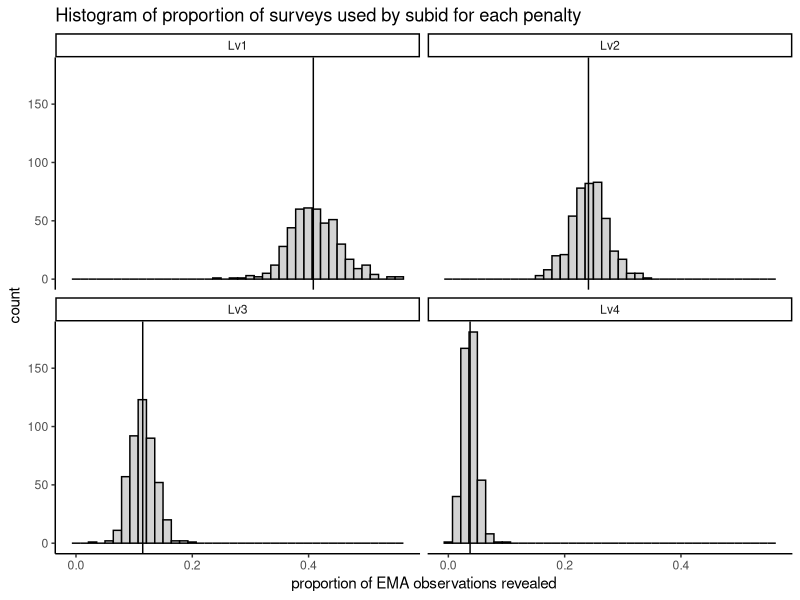

Here is the R script that generated this plot: (Note: this script raises an error after producing the figure.)
## ---- chunk 1
#| message: false
#| echo: false

# load libraries and read in data for printing results

library(tidyverse)
library(here)

theme_set(theme_classic())

aucs <- read_csv(here("data/auc_3_x_10.csv"),
                 show_col_types = FALSE)
posteriors <- read_csv(here("data/posteriors.csv"),
                       show_col_types = FALSE)
pp_tibble <- read_csv(here("data/pp_perf_tibble.csv"),
                       show_col_types = FALSE) |> 
  mutate(model = factor(model, 
                        levels = c("xgboost", "nn_full", "nn_lv1", 
                                   "nn_lv2", "nn_lv3", "nn_lv4"),
                        labels = c("xgboost", "no penalty", "Lv1", 
                                   "Lv2", "Lv3", "Lv4"))) 
contrasts <- read_csv(here("data/contrast.csv"),
                      show_col_types = FALSE)
freq <- read_csv(here("data/freq.csv"),
                      show_col_types = FALSE) |> 
  mutate(model = factor(model, 
                        levels = c("full", "lv1", 
                                   "lv2", "lv3", "lv4"),
                        labels = c("no penalty", "Lv1", 
                                   "Lv2", "Lv3", "Lv4")))
lapses <- read_csv(here("data/lapses.csv"),
                      show_col_types = FALSE)
## ---- chunk 2
#| label: fig-method
#| fig-cap: "Architecture for two-phase training."
#| fig-width: 6
#| fig-height: 3
#| echo: false 

knitr::include_graphics(path = here::here("figures/methods.png"), error = FALSE)
## ---- chunk 3
#| label: fig-ema
#| echo: false

freq |> 
  filter(model != "no penalty") |> 
  ggplot(aes(x = prop)) +
  geom_histogram(color = "black", fill = "light grey", bins = 40) +
  facet_wrap(~model) +
  geom_vline(aes(xintercept = med), freq |> 
               filter(model != "no penalty") |> 
               group_by(model) |> 
               mutate(med = median(prop))) +
  labs(title = "Histogram of proportion of surveys used by subid for each penalty",
       x = "proportion of EMA observations revealed")
## ---- chunk 4
#| echo: false

freq |>
  filter(model != "no penalty") |> 
  left_join(lapses, by = "subid") |> 
  ggplot(aes(x = prop, y = prop_lapse_days), alpha = .8) +
  geom_point() +
  facet_wrap(~model) +
  labs(title = "Relationship between lapses and survey frequency",
       x = "proportion of EMA surveys revealed",
       y = "proportion of study days with lapses")
## ---- chunk 5
#| echo: false

aucs |> 
  group_by(n_repeat) |> 
  summarise(across(xgboost:nn_lv4, ~median(.x))) |> 
  ungroup() |> 
  summarise(across(xgboost:nn_lv4, ~median(.x))) |> 
  glimpse() 
## ---- chunk 6
#| echo: false

pp_tibble |> 
  knitr::kable(digits = 3)
## ---- chunk 7
#| echo: false

pp_tibble |> 
  filter(model != "xgboost") |> 
  mutate(penalty = c(0, .02, .05, .08, .12)) |> 
  ggplot(aes(x = penalty, y = pp_median)) +
  geom_point(aes(color = model), size = 2) +
  geom_segment(mapping = aes(x = penalty, y = pp_lower, yend = pp_upper,
                             color = model), linewidth = .75) +
  scale_y_continuous("area under ROC curve", limits = c(.5, 1)) +
  scale_x_continuous("penalty for revealed EMA", 
                     breaks = c(0, .02, .04, .06, .08, .10, .12)) +
  scale_color_viridis_d(option = "D") +
  labs(color = NULL) +
  theme(legend.position = "bottom")
## ---- chunk 8
#| echo: false

posteriors |> 
  mutate(model = factor(model, 
                        levels = c("nn_full", "nn_lv1", "nn_lv2", 
                                   "nn_lv3", "nn_lv4"),
                        labels = c("no penalty", "Lv1", "Lv2", 
                                   "Lv3", "Lv4"))) |>
  filter(model != "xgboost") |> 
  ggplot() + 
  geom_histogram(aes(x = posterior), fill = "light grey", color = "black", 
                 bins = 30) +
  geom_segment(mapping = aes(y = 3000, yend = 3600, x = pp_median, 
                             xend = pp_median),
               data = subset(pp_tibble, model != "xgboost")) +
  geom_segment(mapping = aes(y = 3400, yend = 3400, x = pp_lower, xend = pp_upper),
                data = subset(pp_tibble, model != "xgboost")) +
  facet_wrap(~model, ncol = 1) +
  ylab("Posterior Probability Frequency") +
  xlab("Area Under ROC Curve") +
  theme_classic() 
## ---- chunk 9
#| echo: false

contrasts |> 
  knitr::kable(digits = 3)
